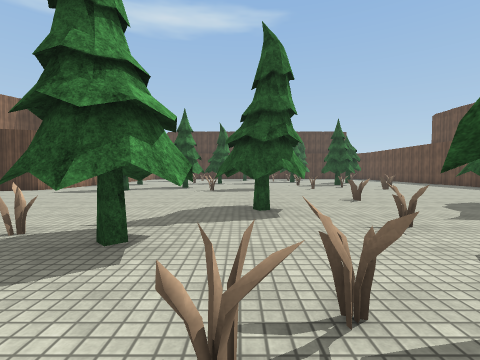
[1] (above)

19 first-person views from a walk through a 3-D level made in the Unity game engine. The camera is 1.3 m above the floor, tilts 2° down and sees 85° across. The floor is counted in squares, 2 m on a side. Each view is taken from the middle of a square. On the plan, view 1 faces up. The plan holds only what a view shows up to about 9 squares ahead; the rest is blank. The place goes on beyond the plan. The player character is not drawn. Some animated figures are not drawn. Surface patterns are stand-ins for the level's own textures.

[2]
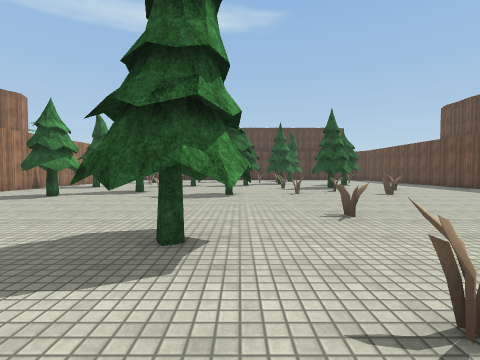

[3]
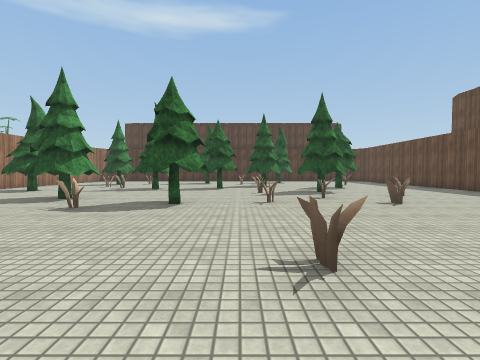

[4]
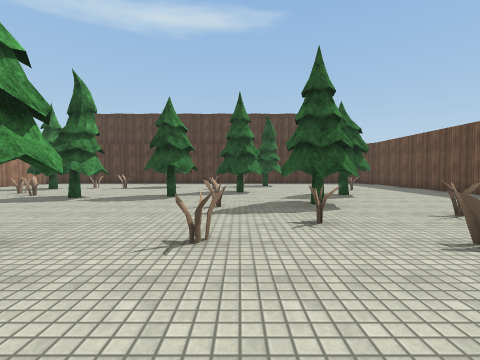

[5]
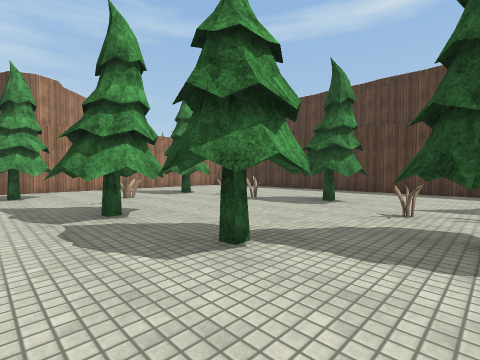

[6]
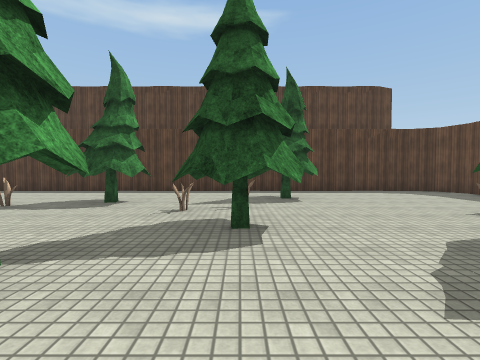

[7]
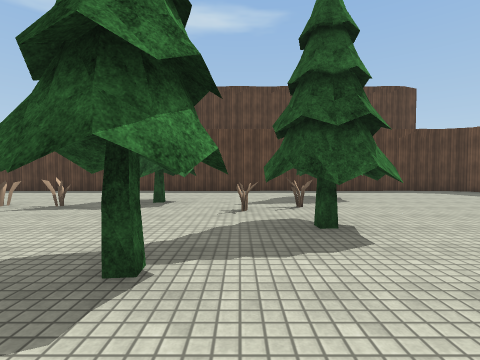

[8]
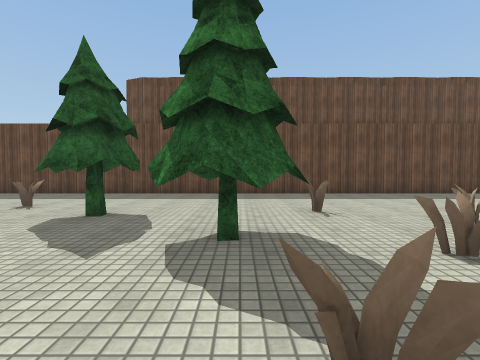

[9]
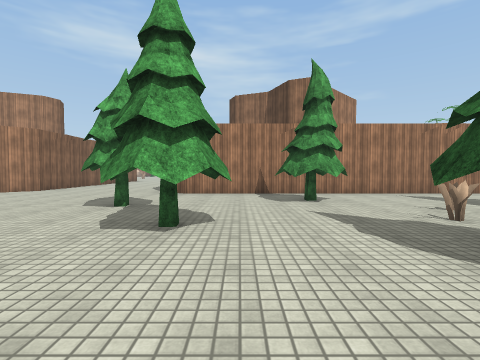

[10]
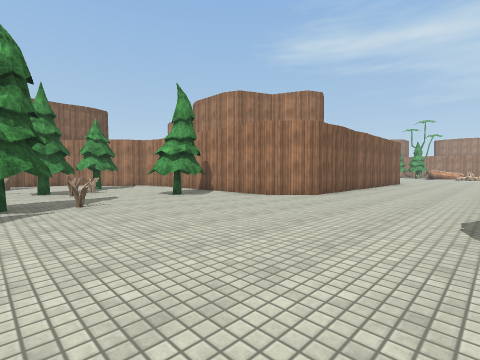

[11]
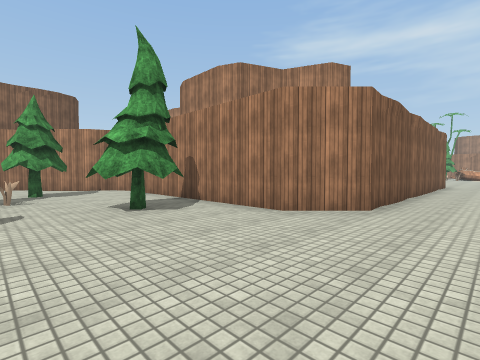

[12]
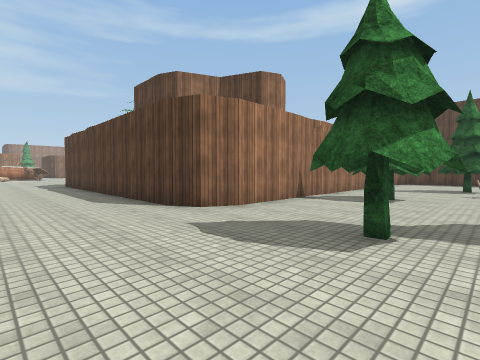

[13]
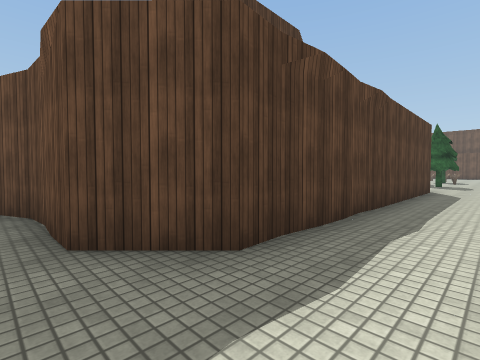

[14]
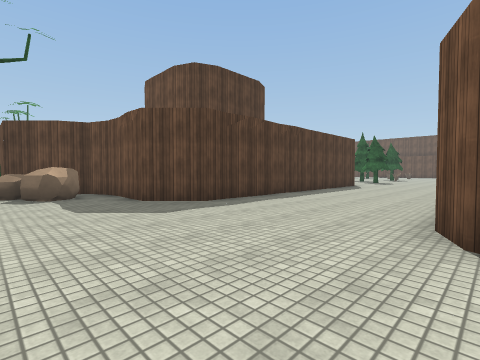

[15]
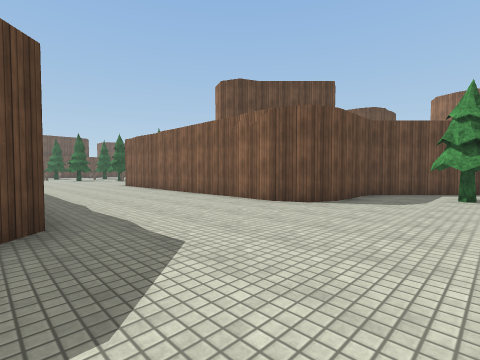

[16]
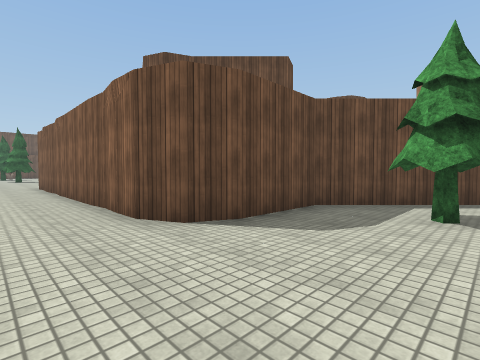

[17]
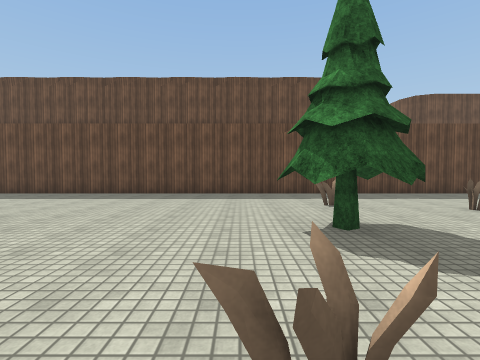

[18]
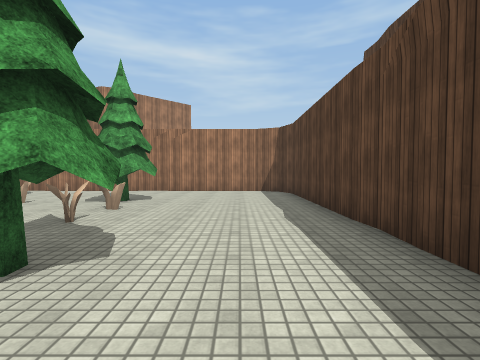

[19]
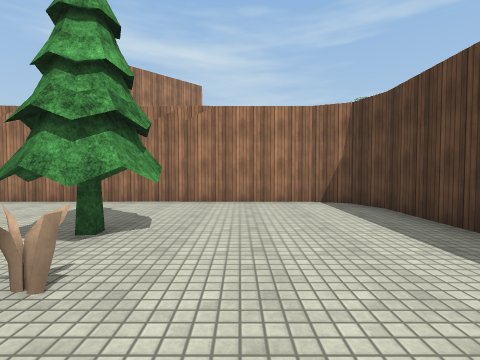

### Floor plan
Points are (right, up) in squares from view 1. A wall is a line through its corners. A room is listed if a view was taken in it or the views show most of it. See-through windows are left out.
Room 1 (views 1, 2, 3, 4, 5, 6, 7, 8, 9, 10, 11, 12, 13, 14, 15, 16, 17, 18, 19)
walls: (-12.8, 8.7) (-13.5, 8.7); (-4.2, -5.2) (-3.4, -5.5); (9.5, -0.9) (9.5, 19.5) (9.2, 20.2) (8.5, 20.5) (-5.5, 20.5) (-6.2, 20.2) (-6.5, 19.5) (-6.5, 9.5) (-6.8, 8.8) (-7.5, 8.5) (-14.9, 8.5); (-14.8, 8.6) (-15.5, 8.5) (-16.5, 9.5) (-16.5, 11.5); (-17.7, 10.7) (-18.1, 10.8) (-18.4, 11.3); (-17.5, 12.5) (-18.5, 13.5); (-18.5, 13.7) (-18.5, 14.9); (-18.7, -0.7) (-16.5, 1.5) (-16.5, 3.5) (-16.2, 4.2) (-15.5, 4.5) (-7.5, 4.5) (-6.5, 3.5) (-6.5, -2.5) (-6.2, -3.2) (-5.5, -3.5) (-4.5, -4.5)
low walls: (-17.3, 11.2) (-17.7, 10.7); (-17.4, 11) (-17.8, 10.7)
ways out: gap at (-17, 11) to room 2
objects: pine tree (-19, 1) to (-18, 2); tree (-19, 12); pine tree (-5, 2); pine tree (-5, 12) to (-4, 13); pine tree (-4, -3) to (-4, -2); pine tree (-4, 9); pine tree (-4, 16) to (-3, 17); pine tree (-3, -1) to (-2, 0); pine tree (-2, 2) to (-1, 3); pine tree (-2, 10) to (-2, 11); pine tree (-1, 13) to (-1, 14); pine tree (0, 4) to (1, 5); pine tree (0, 9) to (1, 10); pine tree (0, 17) to (1, 18); pine tree (1, 0) to (2, 1); pine tree (1, 13) to (2, 14); pine tree (3, 15); pine tree (4, 12) to (5, 13); pine tree (4, 18) to (4, 19); pine tree (5, 4) to (5, 5); pine tree (6, 14)
Room 2 (no view inside)
walls: (-16.5, 11.5) (-16.8, 12.2) (-17.5, 12.5)
ways out: gap at (-17, 11) to room 1

Where each view was taken, in squares from view 1:
view 1: 0 up, 0 right, facing up
view 2: 2 up, 1 right, facing up
view 3: 4 up, 2 right, facing up
view 4: 7 up, 3 right, facing up
view 5: 12 up, 3 right, facing up-left
view 6: 12 up, 3 right, facing up
view 7: 12 up, 2 right, facing up
view 8: 12 up, 2 right, facing right
view 9: 11 up, 1 right, facing left
view 10: 8 up, 1 left, facing down-left
view 11: 6 up, 3 left, facing down-left
view 12: 6 up, 3 left, facing up-left
view 13: 7 up, 17 left, facing up-right
view 14: 4 up, 19 left, facing up-right
view 15: 9 up, 19 left, facing down-right
view 16: 6 up, 19 left, facing down-right
view 17: 6 up, 2 right, facing right
view 18: 19 up, 2 right, facing left
view 19: 18 up, 1 left, facing left
